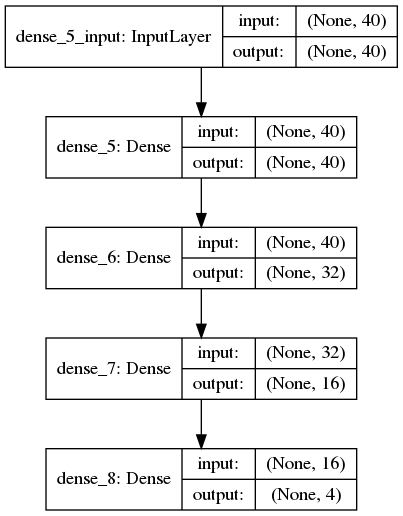

Generate this figure with Python:

#==============================   People responsible for this devistating tradegy   ==============================

## Anmol Modur, Reid Kovacs 
# Deep Q Learning for High Fives

#==================================================   Imports   ==================================================
import matplotlib.pyplot as plt
import numpy as np
import random
import keras
from keras.models import Sequential
from keras.layers.core import Dense, Dropout, Activation
from keras.utils import np_utils
from keras.optimizers import Adam
from collections import deque
import pandas as pd 
import os, sys, time

from keras.utils import plot_model
from IPython.display import SVG
from keras.utils import model_to_dot

from highfivesim import HighFiveSim

#================================================   Model Class   ================================================

class DeepQModel:
    def __init__(self, environment , gamma = 0.85, epsilon = 1):

        self.environment = environment

        self.memory = deque(maxlen=1000)    #
        self.gamma = gamma                  # Future reward depreciation factor
        self.epsilon = epsilon              # Fraction of time dedicated to exploring
        self.eps_min = 0.1                  # epsilon minimum
        self.eps_decay = 0.995              # epsilon decay
        self.learning_rate = 0.005          # learning rate
        self.tau = 0.125

        self.model  = self.create_model()
        self.model_target = self.create_model()

        self.actions = [0,1,2,3]                # 0 is no go, 1 is go

    def create_model(self):
        ''' Create Keras Sequential Model '''

        self.environment.importData()
        state_shape = self.environment.getState().shape
        
        model = Sequential()
        # print(state_shape)
        # model.add(Dropout(0.1))
        # model.add(Dense(16, input_dim = state_shape[0], activation = 'relu'))   #
        model.add(Dense(40, input_dim = state_shape[1], activation = 'relu'))   #
        model.add(Dense(32, activation = 'relu'))
        model.add(Dense(16, activation = 'relu'))
        model.add(Dense(4,  activation = 'linear')) #how far to go

        plot_model(model, show_shapes = True)
        # input("Press Enter to continue....")

        model.compile(loss='mean_squared_error', optimizer=Adam(lr=self.learning_rate))

        return model

    def choose_action(self, state):
        ''' 
        Chose an action depending on state unless the model is under-developed. During the beginning stages of the training, the actions will be random and slowly it will begin to trust itself
        
        :param state: The current state as to which an action will be decided on
        :return: action
        '''

        self.epsilon = self.epsilon * self.eps_decay
        self.epsilon = max(self.eps_min, self.epsilon)
        if np.random.random() < self.epsilon:
            return self.actions[int(np.round(np.random.random()*3))]         #choose action randomly
        # print("act " + str(state.shape))
        # print(type(state))
        # print(state)
        return np.argmax(self.model.predict(state)[0])
        
    def record(self, state, action, reward, new_state, goal):
        ''' record state information to memory '''
        
        self.memory.append([state, action, reward, new_state, goal])

    def replay(self):
        ''' ???? '''
        batch_size = 32 
        if len(self.memory) < batch_size:
            return

        samples = random.sample(self.memory, batch_size)
        for sample in samples:
            state, action, reward, new_state, goal = sample
            # print("replay " + str(state.shape))
            # print(state)
            target = self.model_target.predict(state)
            if goal:
                target[0][action] = reward
            else:
                Q_future = max(self.model_target.predict(new_state)[0])
                target[0][action] = reward + Q_future * self.gamma
            self.model.fit(state, target, epochs=1, verbose=0)

    def target_train(self):
        ''' '''

        weights = self.model.get_weights()
        target_weights = self.model_target.get_weights()
        for i in range(len(target_weights)):
            target_weights[i] = weights[i] * self.tau + target_weights[i] * (1-self.tau)
        self.model_target.set_weights(target_weights)


    # def save_model(self, fn):
    #     self.model.save(fn)


# update_progress() : Displays or updates a console progress bar
## Accepts a float between 0 and 1. Any int will be converted to a float.
## A value under 0 represents a 'halt'.
## A value at 1 or bigger represents 100%
def update_progress(progress):
    barLength = 10 # Modify this to change the length of the progress bar
    status = ""
    if isinstance(progress, int):
        progress = float(progress)
    if not isinstance(progress, float):
        progress = 0
        status = "error: progress var must be float\r\n"
    if progress < 0:
        progress = 0
        status = "Halt...\r\n"
    if progress >= 1:
        progress = 1
        status = "Done...\r\n"
    block = int(round(barLength*progress))
    text = "\rProgress: [{0}] {1}% {2}".format( "#"*block + "-"*(barLength-block), progress*100, status)
    sys.stdout.write(text)
    sys.stdout.flush()


#================================================   Main Function   ================================================

def main():
    # Loading Simulator
    robot_data = 'robot_data/202048_13287.txt'
    hand_data = 'hand_data/Data3_keyframes.txt'

    environment = HighFiveSim(hand_data, robot_data)
    highFiveAgent = DeepQModel( environment=environment)

    trials = 1000
    trial_len = 189 # duration of hand time series

    for trial in range(trials):

        environment.reset()
        current_state = environment.getState() #??
        print("Trial : {}".format(trial))
        for step in range(trial_len):
            action = environment.performAction(highFiveAgent.choose_action(current_state))
            if action == -1: # Can't make an action because out of time
                break
            ## anmol look here
            new_state = environment.getState()
            reward = environment.getReward()
            #reward if goal 
            goal = environment.isGoal()
            highFiveAgent.record(current_state, action, reward, new_state, goal )

            highFiveAgent.replay()
            highFiveAgent.target_train()

            current_state = new_state
            update_progress(step/trial_len)
            if goal:
                break
        if goal:
            print("completed in {} trials!".format(trial))
            break
        else:
            print("failed trial {}".format(trial))

if __name__ == "__main__":
    time.sleep(5)
    main()




    
